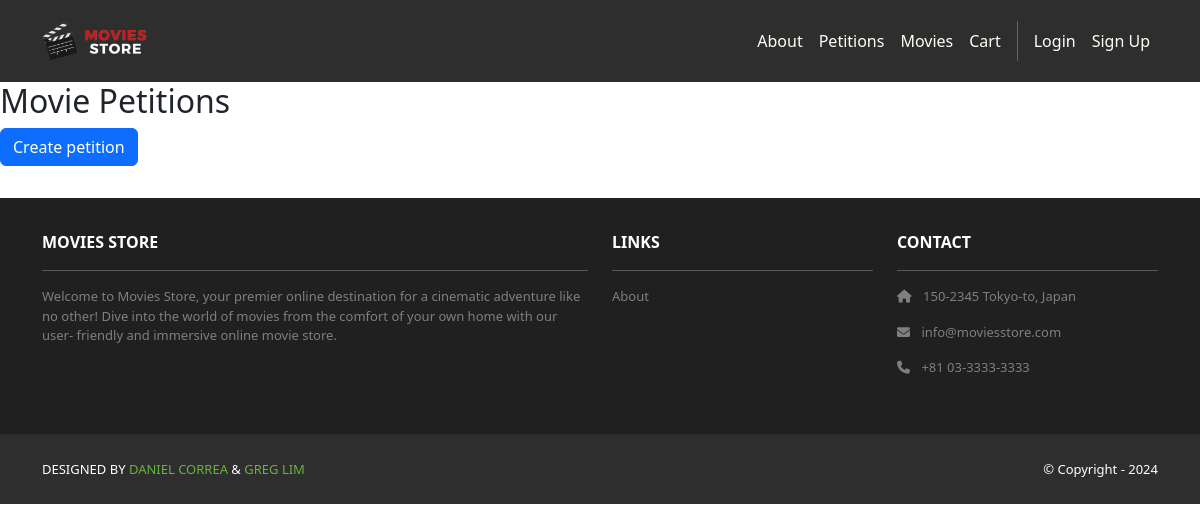
The app's page /movies/petitions/, older data.
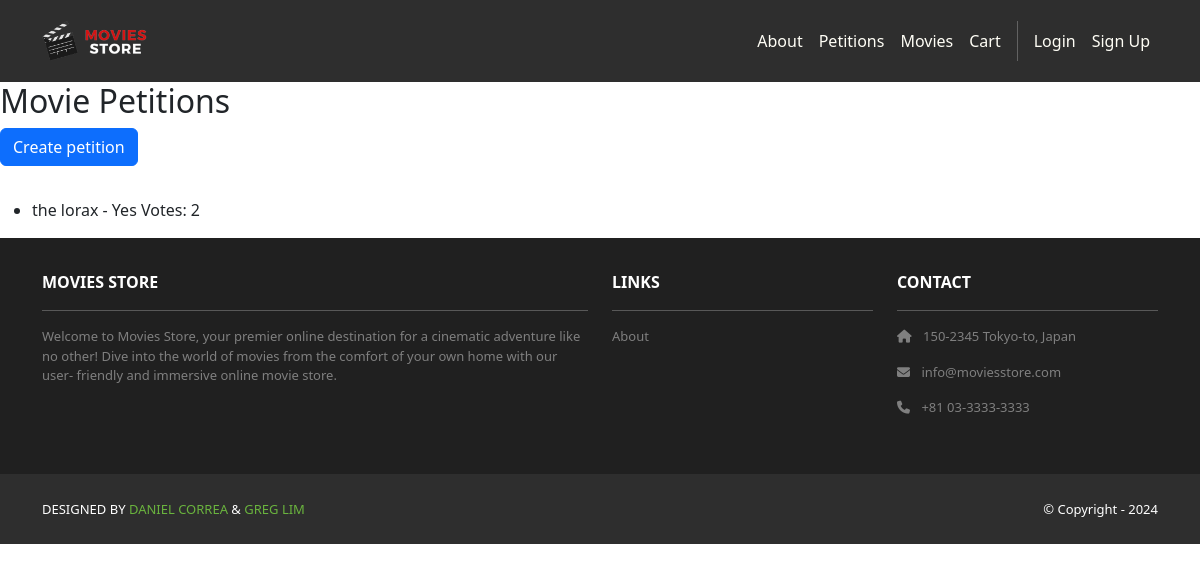
The same page, newer data.
### movies/models.py (models this page shows, shortened)
class Petition(models.Model):
    id = models.AutoField(primary_key=True)
    movie_name = models.CharField(max_length=255)
    creator = models.ForeignKey(User, on_delete=models.CASCADE)
    yes_votes = models.IntegerField(default=0)
    created_at = models.DateTimeField(auto_now_add=True)

### movies/views.py (the view)
# urls.py: path('petitions/', views.petitions_index, name='petitions.index'),
def petitions_index(request):
    petitions = Petition.objects.all()
    return render(request, 'movies/petitions_index.html', {'petitions': petitions})

### movies/templates/movies/petitions_index.html (shortened to what this page needs)
{% extends "base.html" %}
{% block content %}
<h2>Movie Petitions</h2>
<a href="{% url 'create_petitions' %}" class = "btn btn-primary mb-3">Create petition</a></p>
<ul>
  {% for petition in petitions %}
    <li>
        {{ petition.movie_name }} - Yes Votes: {{ petition.yes_votes }}
    </li>
  {% endfor %}
</ul>
{% endblock %}

Row changes from the older to the newer data that the page shows:
added Petition: movie_name "the lorax", yes_votes "2"
